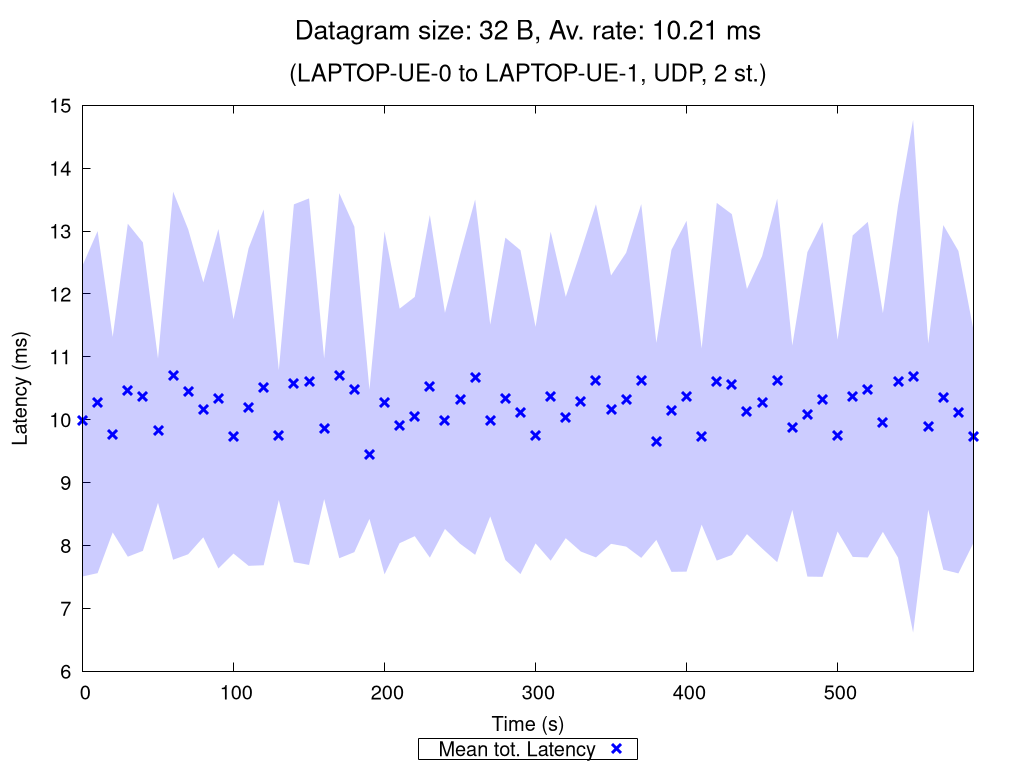

Recreate this plot in gnuplot.
set terminal pngcairo nocrop enhanced size 1024,768 font "Verdana,15"
set output "UDP_2_st_2020_10_12_00-33-42_one2two_00032B.png"

set title "{/=20 Datagram size: 32 B, Av. rate: 10.21 ms}\n\n{/=18 (LAPTOP-UE-0 to LAPTOP-UE-1, UDP, 2 st.)}"

set xlabel "Time (s)"
set ylabel "Latency (ms)"
set ytics nomirror
set key bmargin center horizontal box samplen 1 width -1
set bmargin 4.6
set rmargin 4.5

rf = 1.0  # rate factor
set style fill transparent solid 0.2 noborder
set autoscale xfix
plot "UDP_2_st_2020_10_12_00-33-42_one2two_00032B_iperf_processed.dat" using 1:($2/rf-$3/rf):($2/rf+$3/rf) with filledcurves lc rgb "blue" notitle, \
     "" using 1:($2/rf) with points pt 2 ps 1.5 lw 3 lc rgb "blue" title "Mean tot. Latency", \
